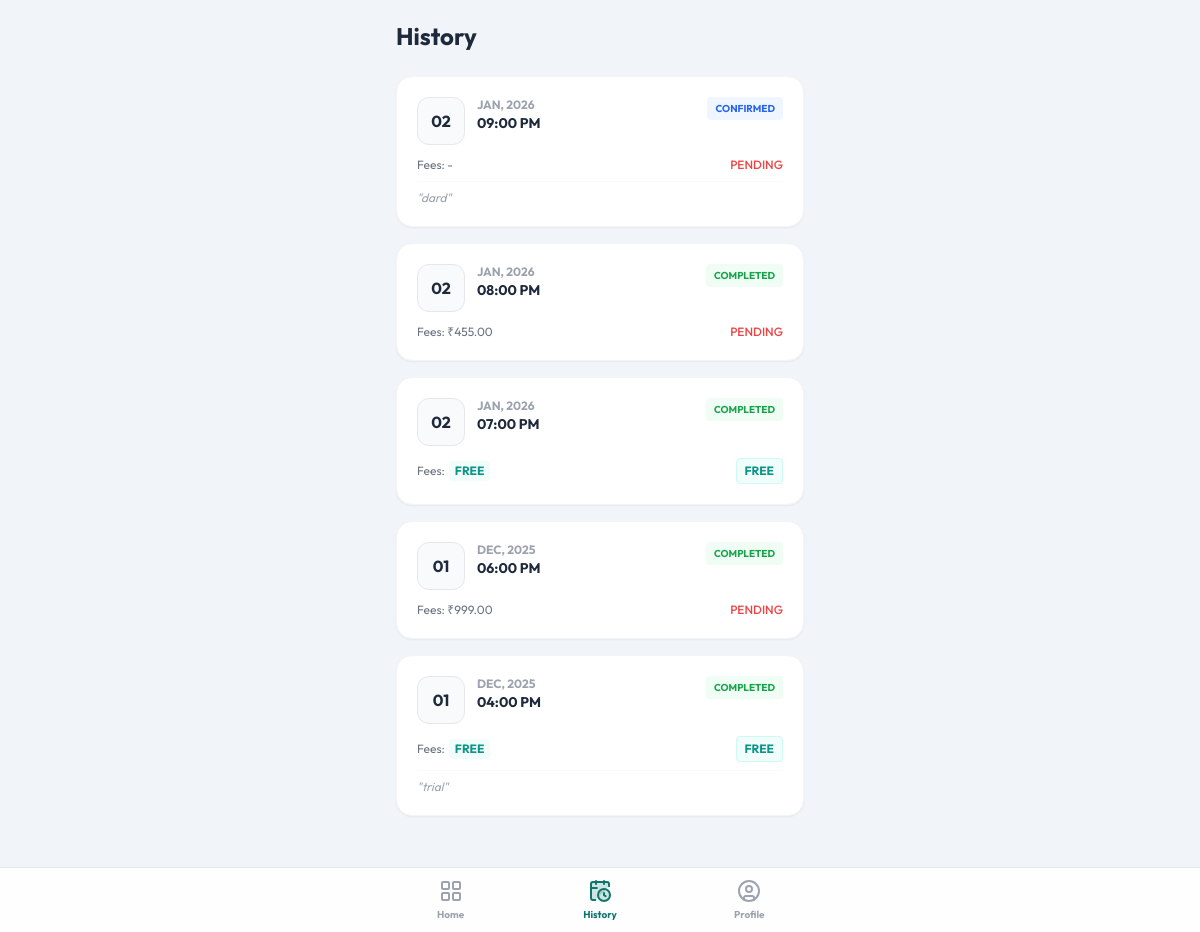
Before: /appointments/recent/ (signed in) with the older database file.
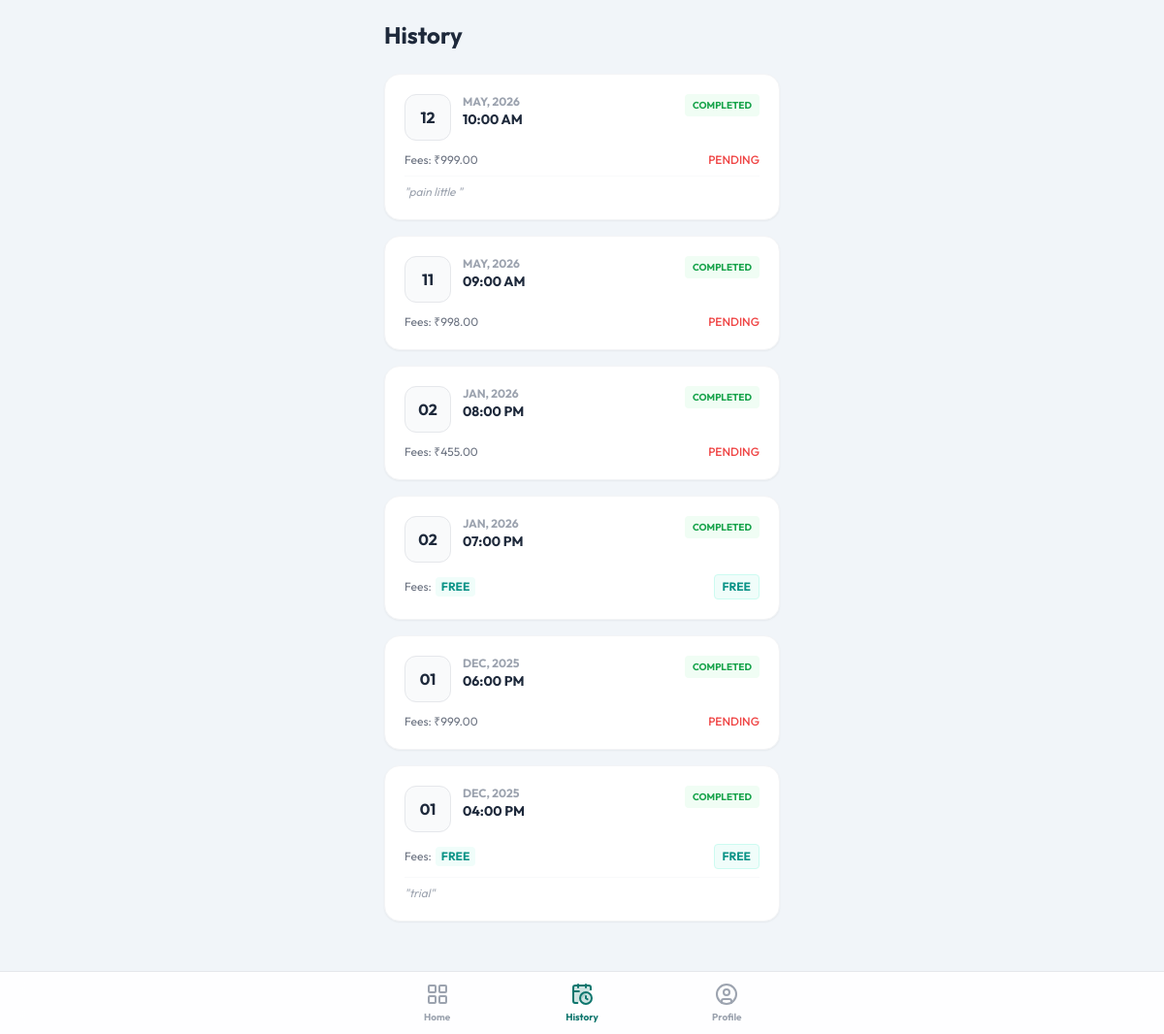
After: the same page with the newer database file.
### appointments/models.py (models this page shows, shortened)
class Appointment(models.Model):
    STATUS_CHOICES = [
        ('PENDING', 'Pending'),
        ('CONFIRMED', 'Confirmed'),
        ('COMPLETED', 'Completed'),
        ('CANCELLED', 'Cancelled'),
    ]
    PAYMENT_STATUS_CHOICES = [
        ('PENDING', 'Pending'),
        ('PAID', 'Paid'),
        ('FAILED', 'Failed'),
    ]
    BOOKING_SOURCE_CHOICES = [
        ('PATIENT', 'Patient'),
        ('DOCTOR', 'Doctor'),
    ]
    patient = models.ForeignKey(Patient, on_delete=models.CASCADE, related_name='appointments')
    slot = models.ForeignKey(DailySlot, on_delete=models.CASCADE, related_name='appointments')
    status = models.CharField(max_length=20, choices=STATUS_CHOICES, default='CONFIRMED') # Default confirmed for patient booking
    payment_status = models.CharField(max_length=20, choices=PAYMENT_STATUS_CHOICES, default='PENDING')
    booking_source = models.CharField(max_length=10, choices=BOOKING_SOURCE_CHOICES, default='PATIENT')
    symptoms = models.TextField(blank=True, null=True)
    fee = models.DecimalField(max_digits=10, decimal_places=2, null=True, blank=True)
    is_free = models.BooleanField(default=False)
    razorpay_order_id = models.CharField(max_length=100, null=True, blank=True)
    razorpay_payment_id = models.CharField(max_length=100, null=True, blank=True)
    razorpay_signature = models.CharField(max_length=200, null=True, blank=True)
    created_at = models.DateTimeField(auto_now_add=True)
    updated_at = models.DateTimeField(auto_now=True)

class DailySlot(models.Model):
    date = models.DateField()
    time = models.TimeField()
    capacity = models.PositiveIntegerField(default=1)
    booked_count = models.PositiveIntegerField(default=0)
    is_active = models.BooleanField(default=True)
    class Meta:
        unique_together = ('date', 'time')
        ordering = ['date', 'time']

### appointments/views.py (the view)
# urls.py: path('recent/', views.recent_appointments, name='recent'),
@login_required
def recent_appointments(request):
    patient = request.user.patient
    history = Appointment.objects.filter(patient=patient).order_by('-slot__date', '-slot__time')
    context = {
        'appointments': history,
        'active_tab': 'recent'
    }
    return render(request, 'appointments/recent.html', context)

### templates/appointments/recent.html
{% extends 'appointments/base_mobile.html' %}
{% block content %}
<div class="p-5 max-w-md mx-auto">
    <h1 class="text-2xl font-bold text-secondary mb-6">History</h1>
    {% if appointments %}
    <div class="space-y-4">
        {% for appt in appointments %}
        <div class="bg-white p-5 rounded-2xl border border-gray-100 shadow-sm opacity-{% if appt.status == 'CANCELLED' %}75{% else %}100{% endif %}">
            <div class="flex justify-between items-start mb-2">
                <div class="flex gap-3">
                    <div class="bg-gray-50 w-12 h-12 rounded-xl flex items-center justify-center text-secondary font-bold border border-gray-200">
                        {{ appt.slot.date|date:"d" }}
                    </div>
                    <div>
                        <p class="text-xs font-bold text-gray-400 uppercase">{{ appt.slot.date|date:"M, Y" }}</p>
                        <p class="text-sm font-bold text-secondary">{{ appt.slot.time|date:"h:i A" }}</p>
                    </div>
                </div>
                {% if appt.status == 'COMPLETED' %}
                    <span class="text-[10px] font-bold bg-green-50 text-green-600 px-2 py-1 rounded">COMPLETED</span>
                {% elif appt.status == 'CANCELLED' %}
                    <span class="text-[10px] font-bold bg-red-50 text-red-600 px-2 py-1 rounded">CANCELLED</span>
                {% elif appt.status == 'CONFIRMED' %}
                    <span class="text-[10px] font-bold bg-blue-50 text-blue-600 px-2 py-1 rounded">CONFIRMED</span>
                {% else %}
                    <span class="text-[10px] font-bold bg-yellow-50 text-yellow-600 px-2 py-1 rounded">PENDING</span>
                {% endif %}
            </div>
            <div class="mt-3 flex justify-between items-center text-xs">
                <span class="text-gray-500 flex items-center gap-1">
                    Fees:
                    {% if appt.is_free %}
                        <span class="text-teal-600 font-bold bg-teal-50 px-1.5 py-0.5 rounded">FREE</span>
                    {% elif appt.fee %}
                        ₹{{ appt.fee }}
                    {% else %}
                        -
                    {% endif %}
                </span>
                {% if appt.is_free %}
                    <span class="font-bold text-teal-600 bg-teal-50 px-2 py-1 rounded border border-teal-100">FREE</span>
                {% else %}
                    <span class="font-medium {% if appt.payment_status == 'PAID' %}text-green-600{% else %}text-red-500{% endif %}">
                        {{ appt.payment_status }}
                    </span>
                {% endif %}
            </div>
            {% if appt.symptoms %}
            <div class="mt-2 pt-2 border-t border-gray-50">
                <p class="text-xs text-gray-400 italic">"{{ appt.symptoms }}"</p>
            </div>
            {% endif %}
        </div>
        {% endfor %}
    </div>
    {% else %}
    <p class="text-center text-gray-400 mt-10">No history found.</p>
    {% endif %}
</div>
{% endblock %}

### templates/appointments/base_mobile.html (shortened to what this page needs)
<!DOCTYPE html>
<html lang="en">
<head>
    <script src="https://cdn.tailwindcss.com"></script>
</head>
<body class="bg-bg font-sans text-secondary min-h-screen flex flex-col">
    <main class="flex-1 overflow-y-auto pb-24 scroll-smooth">
      {% block content %}{% endblock %}
    </main>
    <nav class="fixed bottom-0 left-0 right-0 bg-white/90 backdrop-blur-md border-t border-gray-200 pb-safe z-50">
      <div class="flex justify-around items-center h-16 max-w-md mx-auto">
        <a href="{% url 'appointments:home' %}" class="flex flex-col items-center gap-1 w-full {% if active_tab == 'home' %}text-primary{% else %}text-gray-400{% endif %}">
          <i data-lucide="layout-grid" class="w-6 h-6 {% if active_tab == 'home' %}fill-primary/20{% endif %}"></i>
          <span class="text-[10px] font-bold">Home</span>
        </a>
        <a href="{% url 'appointments:recent' %}" class="flex flex-col items-center gap-1 w-full {% if active_tab == 'recent' %}text-primary{% else %}text-gray-400{% endif %}">
          <i data-lucide="calendar-clock" class="w-6 h-6 {% if active_tab == 'recent' %}fill-primary/20{% endif %}"></i>
          <span class="text-[10px] font-bold">History</span>
        </a>
        <a href="{% url 'appointments:profile' %}" class="flex flex-col items-center gap-1 w-full {% if active_tab == 'profile' %}text-primary{% else %}text-gray-400{% endif %}">
          <i data-lucide="user-circle" class="w-6 h-6 {% if active_tab == 'profile' %}fill-primary/20{% endif %}"></i>
          <span class="text-[10px] font-bold">Profile</span>
        </a>
      </div>
    </nav>
</body>
</html>

### templates/appointments/base_mobile.html (style rules this page uses)
body { -webkit-tap-highlight-color: transparent; }
.pb-safe { padding-bottom: env(safe-area-inset-bottom); }

Changed rows visible on the page:
removed Appointment: slot "02", slot "JAN, 2026", slot.time "09:00 PM", status "CONFIRMED", payment_status "PENDING", symptoms "dard"
added Appointment: slot "12", slot "MAY, 2026", slot.time "10:00 AM", status "COMPLETED", fee "999.00", payment_status "PENDING", symptoms "pain little"
added Appointment: slot "11", slot "MAY, 2026", slot.time "09:00 AM", status "COMPLETED", fee "998.00", payment_status "PENDING"
